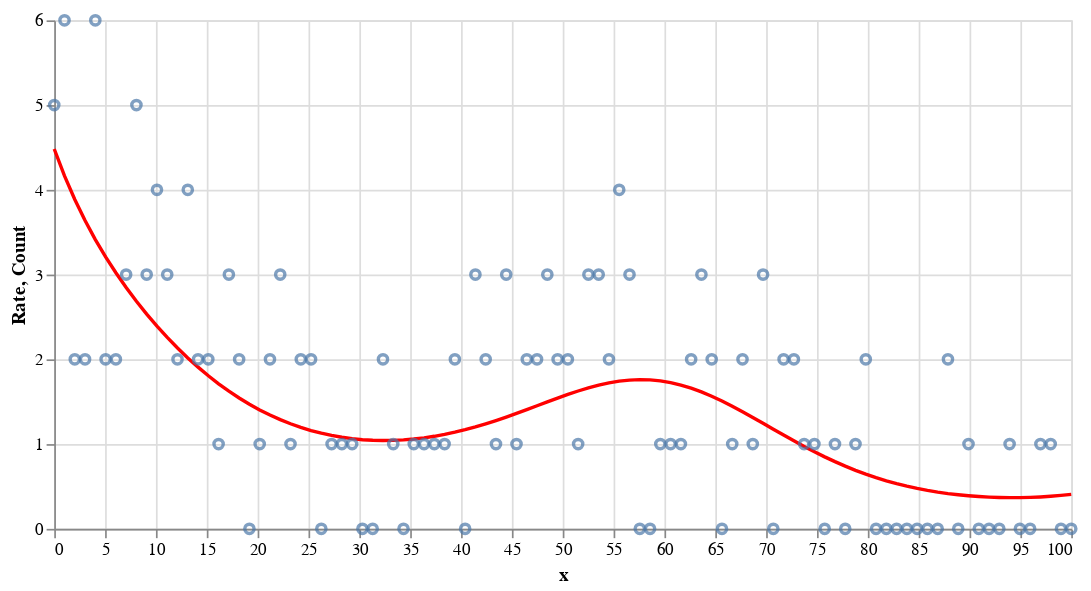

The notebook cell this image was saved under:
### Code cell
rate = (
  alt.Chart(df_data)
  .mark_line(color='red')
  .encode(
		x=alt.X('x', title='x'),
		y=alt.Y('rate', title='Rate'),
	)
)

count = alt.Chart(df_data).mark_point().encode(
	x=alt.X('x', title='x'),
	y=alt.Y('y', title='Count'),
)

(rate + count).properties(width=600)

### Figure 1 — Vega-Lite specification as saved in the notebook (floating-point values rounded to 4 significant figures)
{"config": {"view": {"continuousWidth": 300, "continuousHeight": 300}}, "layer": [{"mark": {"type": "line", "color": "red"}, "encoding": {"x": {"field": "x", "title": "x", "type": "quantitative"}, "y": {"field": "rate", "title": "Rate", "type": "quantitative"}}}, {"mark": {"type": "point"}, "encoding": {"x": {"field": "x", "title": "x", "type": "quantitative"}, "y": {"field": "y", "title": "Count", "type": "quantitative"}}}], "data": {"name": "data-5a4460c2d512257379f385ee1b8da253"}, "width": 600, "$schema": "https://vega.github.io/schema/vega-lite/v5.8.0.json", "datasets": {"data-5a4460c2d512257379f385ee1b8da253": [{"x": 0.0, "log_exposure": 1.0, "f": 0.5, "rate": 4.482, "y": 5}, {"x": 1.01, "log_exposure": 0.9039, "f": 0.5227, "rate": 4.165, "y": 6}, {"x": 2.02, "log_exposure": 0.8171, "f": 0.5403, "rate": 3.886, "y": 2}, {"x": 3.03, "log_exposure": 0.7386, "f": 0.5527, "rate": 3.637, "y": 2}, {"x": 4.04, "log_exposure": 0.6676, "f": 0.5601, "rate": 3.413, "y": 6}, {"x": 5.051, "log_exposure": 0.6035, "f": 0.5625, "rate": 3.209, "y": 2}, {"x": 6.061, "log_exposure": 0.5455, "f": 0.5602, "rate": 3.021, "y": 2}, {"x": 7.071, "log_exposure": 0.4931, "f": 0.5532, "rate": 2.847, "y": 3}, {"x": 8.081, "log_exposure": 0.4457, "f": 0.542, "rate": 2.685, "y": 5}, {"x": 9.091, "log_exposure": 0.4029, "f": 0.5268, "rate": 2.534, "y": 3}, {"x": 10.1, "log_exposure": 0.3642, "f": 0.5078, "rate": 2.392, "y": 4}, {"x": 11.11, "log_exposure": 0.3292, "f": 0.4855, "rate": 2.259, "y": 3}, {"x": 12.12, "log_exposure": 0.2976, "f": 0.4603, "rate": 2.134, "y": 2}, {"x": 13.13, "log_exposure": 0.269, "f": 0.4326, "rate": 2.017, "y": 4}, {"x": 14.14, "log_exposure": 0.2431, "f": 0.4028, "rate": 1.908, "y": 2}, {"x": 15.15, "log_exposure": 0.2198, "f": 0.3714, "rate": 1.806, "y": 2}, {"x": 16.16, "log_exposure": 0.1987, "f": 0.3388, "rate": 1.712, "y": 1}, {"x": 17.17, "log_exposure": 0.1796, "f": 0.3055, "rate": 1.624, "y": 3}, {"x": 18.18, "log_exposure": 0.1623, "f": 0.272, "rate": 1.544, "y": 2}, {"x": 19.19, "log_exposure": 0.1467, "f": 0.2388, "rate": 1.47, "y": 0}, {"x": 20.2, "log_exposure": 0.1326, "f": 0.2062, "rate": 1.403, "y": 1}, {"x": 21.21, "log_exposure": 0.1199, "f": 0.1748, "rate": 1.343, "y": 2}, {"x": 22.22, "log_exposure": 0.1084, "f": 0.1449, "rate": 1.288, "y": 3}, {"x": 23.23, "log_exposure": 0.09796, "f": 0.117, "rate": 1.24, "y": 1}, {"x": 24.24, "log_exposure": 0.08855, "f": 0.09141, "rate": 1.197, "y": 2}, {"x": 25.25, "log_exposure": 0.08004, "f": 0.06845, "rate": 1.16, "y": 2}, {"x": 26.26, "log_exposure": 0.07235, "f": 0.04843, "rate": 1.128, "y": 0}, {"x": 27.27, "log_exposure": 0.0654, "f": 0.03161, "rate": 1.102, "y": 1}, {"x": 28.28, "log_exposure": 0.05911, "f": 0.01822, "rate": 1.08, "y": 1}, {"x": 29.29, "log_exposure": 0.05343, "f": 0.008411, "rate": 1.064, "y": 1}, {"x": 30.3, "log_exposure": 0.0483, "f": 0.002319, "rate": 1.052, "y": 0}, {"x": 31.31, "log_exposure": 0.04366, "f": 1.981e-05, "rate": 1.045, "y": 0}, {"x": 32.32, "log_exposure": 0.03947, "f": 0.001542, "rate": 1.042, "y": 2}, {"x": 33.33, "log_exposure": 0.03567, "f": 0.006867, "rate": 1.043, "y": 1}, {"x": 34.34, "log_exposure": 0.03225, "f": 0.01593, "rate": 1.049, "y": 0}, {"x": 35.35, "log_exposure": 0.02915, "f": 0.0286, "rate": 1.059, "y": 1}, {"x": 36.36, "log_exposure": 0.02635, "f": 0.04474, "rate": 1.074, "y": 1}, {"x": 37.37, "log_exposure": 0.02382, "f": 0.06412, "rate": 1.092, "y": 1}, {"x": 38.38, "log_exposure": 0.02153, "f": 0.08651, "rate": 1.114, "y": 1}, {"x": 39.39, "log_exposure": 0.01946, "f": 0.1116, "rate": 1.14, "y": 2}, {"x": 40.4, "log_exposure": 0.01759, "f": 0.1391, "rate": 1.17, "y": 0}, {"x": 41.41, "log_exposure": 0.0159, "f": 0.1686, "rate": 1.203, "y": 3}, {"x": 42.42, "log_exposure": 0.01437, "f": 0.1997, "rate": 1.239, "y": 2}, {"x": 43.43, "log_exposure": 0.01299, "f": 0.2321, "rate": 1.278, "y": 1}, {"x": 44.44, "log_exposure": 0.01174, "f": 0.2652, "rate": 1.319, "y": 3}, {"x": 45.45, "log_exposure": 0.01062, "f": 0.2987, "rate": 1.363, "y": 1}, {"x": 46.46, "log_exposure": 0.009595, "f": 0.3321, "rate": 1.407, "y": 2}, {"x": 47.47, "log_exposure": 0.008674, "f": 0.3648, "rate": 1.453, "y": 2}, {"x": 48.48, "log_exposure": 0.00784, "f": 0.3965, "rate": 1.498, "y": 3}, {"x": 49.49, "log_exposure": 0.007087, "f": 0.4267, "rate": 1.543, "y": 2}, {"x": 50.51, "log_exposure": 0.006406, "f": 0.4549, "rate": 1.586, "y": 2}, {"x": 51.52, "log_exposure": 0.005791, "f": 0.4806, "rate": 1.626, "y": 1}, {"x": 52.53, "log_exposure": 0.005234, "f": 0.5035, "rate": 1.663, "y": 3}, {"x": 53.54, "log_exposure": 0.004731, "f": 0.5232, "rate": 1.695, "y": 3}, {"x": 54.55, "log_exposure": 0.004277, "f": 0.5392, "rate": 1.722, "y": 2}, {"x": 55.56, "log_exposure": 0.003866, "f": 0.5513, "rate": 1.742, "y": 4}, {"x": 56.57, "log_exposure": 0.003494, "f": 0.5591, "rate": 1.755, "y": 3}, {"x": 57.58, "log_exposure": 0.003159, "f": 0.5624, "rate": 1.76, "y": 0}, {"x": 58.59, "log_exposure": 0.002855, "f": 0.561, "rate": 1.757, "y": 0}, {"x": 59.6, "log_exposure": 0.002581, "f": 0.5546, "rate": 1.746, "y": 1}, {"x": 60.61, "log_exposure": 0.002333, "f": 0.5432, "rate": 1.726, "y": 1}, {"x": 61.62, "log_exposure": 0.002109, "f": 0.5267, "rate": 1.697, "y": 1}, {"x": 62.63, "log_exposure": 0.001906, "f": 0.505, "rate": 1.66, "y": 2}, {"x": 63.64, "log_exposure": 0.001723, "f": 0.4783, "rate": 1.616, "y": 3}, {"x": 64.65, "log_exposure": 0.001558, "f": 0.4465, "rate": 1.565, "y": 2}, {"x": 65.66, "log_exposure": 0.001408, "f": 0.4098, "rate": 1.509, "y": 0}, {"x": 66.67, "log_exposure": 0.001273, "f": 0.3684, "rate": 1.447, "y": 1}, {"x": 67.68, "log_exposure": 0.00115, "f": 0.3225, "rate": 1.382, "y": 2}, {"x": 68.69, "log_exposure": 0.00104, "f": 0.2724, "rate": 1.315, "y": 1}, {"x": 69.7, "log_exposure": 0.0009399, "f": 0.2185, "rate": 1.245, "y": 3}, {"x": 70.71, "log_exposure": 0.0008496, "f": 0.161, "rate": 1.176, "y": 0}, {"x": 71.72, "log_exposure": 0.000768, "f": 0.1004, "rate": 1.106, "y": 2}, {"x": 72.73, "log_exposure": 0.0006942, "f": 0.03712, "rate": 1.039, "y": 2}, {"x": 73.74, "log_exposure": 0.0006275, "f": -0.02833, "rate": 0.9727, "y": 1}, {"x": 74.75, "log_exposure": 0.0005672, "f": -0.09547, "rate": 0.9095, "y": 1}, {"x": 75.76, "log_exposure": 0.0005127, "f": -0.1638, "rate": 0.8494, "y": 0}, {"x": 76.77, "log_exposure": 0.0004635, "f": -0.2327, "rate": 0.7927, "y": 1}, {"x": 77.78, "log_exposure": 0.0004189, "f": -0.3018, "rate": 0.7398, "y": 0}, {"x": 78.79, "log_exposure": 0.0003787, "f": -0.3703, "rate": 0.6908, "y": 1}, {"x": 79.8, "log_exposure": 0.0003423, "f": -0.4378, "rate": 0.6457, "y": 2}, {"x": 80.81, "log_exposure": 0.0003094, "f": -0.5037, "rate": 0.6045, "y": 0}, {"x": 81.82, "log_exposure": 0.0002797, "f": -0.5675, "rate": 0.5671, "y": 0}, {"x": 82.83, "log_exposure": 0.0002528, "f": -0.6286, "rate": 0.5335, "y": 0}, {"x": 83.84, "log_exposure": 0.0002285, "f": -0.6865, "rate": 0.5035, "y": 0}, {"x": 84.85, "log_exposure": 0.0002066, "f": -0.7407, "rate": 0.4769, "y": 0}, {"x": 85.86, "log_exposure": 0.0001867, "f": -0.7908, "rate": 0.4536, "y": 0}, {"x": 86.87, "log_exposure": 0.0001688, "f": -0.8363, "rate": 0.4334, "y": 0}, {"x": 87.88, "log_exposure": 0.0001526, "f": -0.8768, "rate": 0.4162, "y": 2}, {"x": 88.89, "log_exposure": 0.0001379, "f": -0.9121, "rate": 0.4017, "y": 0}, {"x": 89.9, "log_exposure": 0.0001247, "f": -0.9417, "rate": 0.39, "y": 1}, {"x": 90.91, "log_exposure": 0.0001127, "f": -0.9654, "rate": 0.3809, "y": 0}, {"x": 91.92, "log_exposure": 0.0001019, "f": -0.9831, "rate": 0.3742, "y": 0}, {"x": 92.93, "log_exposure": 9.207e-05, "f": -0.9946, "rate": 0.3699, "y": 0}, {"x": 93.94, "log_exposure": 8.323e-05, "f": -0.9997, "rate": 0.368, "y": 1}, {"x": 94.95, "log_exposure": 7.523e-05, "f": -0.9985, "rate": 0.3685, "y": 0}, {"x": 95.96, "log_exposure": 6.8e-05, "f": -0.9909, "rate": 0.3713, "y": 0}, {"x": 96.97, "log_exposure": 6.147e-05, "f": -0.977, "rate": 0.3765, "y": 1}, {"x": 97.98, "log_exposure": 5.556e-05, "f": -0.9569, "rate": 0.3841, "y": 1}, {"x": 98.99, "log_exposure": 5.023e-05, "f": -0.9308, "rate": 0.3942, "y": 0}, {"x": 100.0, "log_exposure": 4.54e-05, "f": -0.899, "rate": 0.407, "y": 0}]}}
